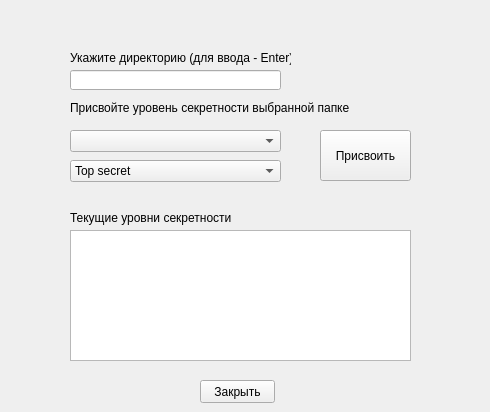
<?xml version="1.0" encoding="UTF-8"?>
<ui version="4.0">
 <class>setlevel</class>
 <widget class="QWidget" name="setlevel">
  <property name="geometry">
   <rect>
    <x>0</x>
    <y>0</y>
    <width>490</width>
    <height>412</height>
   </rect>
  </property>
  <property name="windowTitle">
   <string>Confidence level </string>
  </property>
  <widget class="QLabel" name="label">
   <property name="geometry">
    <rect>
     <x>70</x>
     <y>50</y>
     <width>221</width>
     <height>16</height>
    </rect>
   </property>
   <property name="text">
    <string>Укажите директорию (для ввода - Enter)</string>
   </property>
  </widget>
  <widget class="QLineEdit" name="lineEdit">
   <property name="geometry">
    <rect>
     <x>70</x>
     <y>70</y>
     <width>211</width>
     <height>20</height>
    </rect>
   </property>
  </widget>
  <widget class="QComboBox" name="comboBox">
   <property name="geometry">
    <rect>
     <x>70</x>
     <y>130</y>
     <width>211</width>
     <height>22</height>
    </rect>
   </property>
  </widget>
  <widget class="QComboBox" name="comboBox_2">
   <property name="geometry">
    <rect>
     <x>70</x>
     <y>160</y>
     <width>211</width>
     <height>22</height>
    </rect>
   </property>
   <item>
    <property name="text">
     <string>Top secret</string>
    </property>
   </item>
   <item>
    <property name="text">
     <string>Secret</string>
    </property>
   </item>
   <item>
    <property name="text">
     <string>Not secret</string>
    </property>
   </item>
   <item>
    <property name="text">
     <string>Special use</string>
    </property>
   </item>
  </widget>
  <widget class="QListWidget" name="listWidget">
   <property name="geometry">
    <rect>
     <x>70</x>
     <y>230</y>
     <width>341</width>
     <height>131</height>
    </rect>
   </property>
  </widget>
  <widget class="QPushButton" name="pushButton">
   <property name="geometry">
    <rect>
     <x>320</x>
     <y>130</y>
     <width>91</width>
     <height>51</height>
    </rect>
   </property>
   <property name="text">
    <string>Присвоить</string>
   </property>
  </widget>
  <widget class="QPushButton" name="pushButton_2">
   <property name="geometry">
    <rect>
     <x>200</x>
     <y>380</y>
     <width>75</width>
     <height>23</height>
    </rect>
   </property>
   <property name="text">
    <string>Закрыть</string>
   </property>
  </widget>
  <widget class="QLabel" name="label_2">
   <property name="geometry">
    <rect>
     <x>70</x>
     <y>100</y>
     <width>341</width>
     <height>16</height>
    </rect>
   </property>
   <property name="text">
    <string>Присвойте уровень секретности выбранной папке</string>
   </property>
  </widget>
  <widget class="QLabel" name="label_3">
   <property name="geometry">
    <rect>
     <x>70</x>
     <y>210</y>
     <width>171</width>
     <height>16</height>
    </rect>
   </property>
   <property name="text">
    <string>Текущие уровни секретности</string>
   </property>
  </widget>
  <widget class="QLabel" name="label_4">
   <property name="geometry">
    <rect>
     <x>300</x>
     <y>70</y>
     <width>161</width>
     <height>16</height>
    </rect>
   </property>
   <property name="text">
    <string/>
   </property>
  </widget>
  <widget class="QLabel" name="label_5">
   <property name="geometry">
    <rect>
     <x>70</x>
     <y>190</y>
     <width>191</width>
     <height>16</height>
    </rect>
   </property>
   <property name="text">
    <string/>
   </property>
  </widget>
 </widget>
 <resources/>
 <connections/>
</ui>
